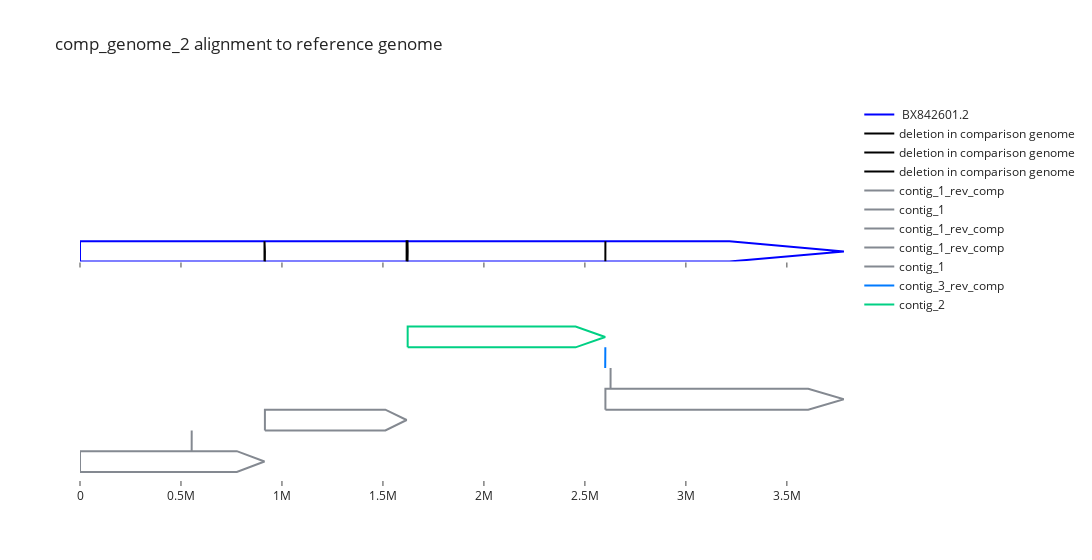

The code cell stored with this chart in its notebook:
### Code cell
figs_d[name]

### Figure 1 — Plotly figure (JSON) as saved in the notebook; plotly's stock layout.template omitted (floating-point values rounded to 4 significant figures)
{"data": [{"line": {"color": "blue"}, "mode": "lines", "name": " BX842601.2", "type": "scatter", "x": [0, 3216000.0, 3782950, 3216000.0, 0, 0], "xaxis": "x", "y": [0, 0, 0.5, 1, 1, 0], "yaxis": "y"}, {"line": {"color": "black"}, "mode": "lines", "name": "deletion in comparison genome", "text": "Gap length: 2008<br>start: 913571<br>end: 915579", "type": "scatter", "x": [913571, 915300.0, 915579, 915300.0, 913571, 913571], "xaxis": "x", "y": [0, 0, 0.5, 1, 1, 0], "yaxis": "y"}, {"line": {"color": "black"}, "mode": "lines", "name": "deletion in comparison genome", "text": "Gap length: 5206<br>start: 1617244<br>end: 1622450", "type": "scatter", "x": [1617244, 1622000.0, 1622450, 1622000.0, 1617244, 1617244], "xaxis": "x", "y": [0, 0, 0.5, 1, 1, 0], "yaxis": "y"}, {"line": {"color": "black"}, "mode": "lines", "name": "deletion in comparison genome", "text": "Gap length: 223<br>start: 2601339<br>end: 2601562", "type": "scatter", "x": [2601339, 2602000.0, 2601562, 2602000.0, 2601339, 2601339], "xaxis": "x", "y": [0, 0, 0.5, 1, 1, 0], "yaxis": "y"}, {"line": {"color": "rgba(132,137,145,1)"}, "mode": "lines", "name": "contig_1_rev_comp", "type": "scatter", "x": [1, 776500.0, 913571, 776500.0, 1, 1], "xaxis": "x2", "y": [0, 0, 0.5, 1, 1, 0], "yaxis": "y2"}, {"line": {"color": "rgba(132,137,145,1)"}, "mode": "lines", "name": "contig_1", "type": "scatter", "x": [552999, 553100.0, 553123, 553100.0, 552999, 552999], "xaxis": "x2", "y": [1, 1, 1.5, 2, 2, 1], "yaxis": "y2"}, {"line": {"color": "rgba(132,137,145,1)"}, "mode": "lines", "name": "contig_1_rev_comp", "type": "scatter", "x": [915579, 1512000.0, 1617244, 1512000.0, 915579, 915579], "xaxis": "x2", "y": [2, 2, 2.5, 3, 3, 2], "yaxis": "y2"}, {"line": {"color": "rgba(132,137,145,1)"}, "mode": "lines", "name": "contig_1_rev_comp", "type": "scatter", "x": [2601562, 3606000.0, 3782950, 3606000.0, 2601562, 2601562], "xaxis": "x2", "y": [3, 3, 3.5, 4, 4, 3], "yaxis": "y2"}, {"line": {"color": "rgba(132,137,145,1)"}, "mode": "lines", "name": "contig_1", "type": "scatter", "x": [2627084, 2627000.0, 2627208, 2627000.0, 2627084, 2627084], "xaxis": "x2", "y": [4, 4, 4.5, 5, 5, 4], "yaxis": "y2"}, {"line": {"color": "rgb(0,122,255)"}, "mode": "lines", "name": "contig_3_rev_comp", "type": "scatter", "x": [2600560, 2601000.0, 2601339, 2601000.0, 2600560, 2600560], "xaxis": "x2", "y": [5, 5, 5.5, 6, 6, 5], "yaxis": "y2"}, {"line": {"color": "rgb(0,208,132)"}, "mode": "lines", "name": "contig_2", "type": "scatter", "x": [1622450, 2454000.0, 2600557, 2454000.0, 1622450, 1622450], "xaxis": "x2", "y": [6, 6, 6.5, 7, 7, 6], "yaxis": "y2"}], "layout": {"title": {"text": "comp_genome_2 alignment to reference genome"}, "width": 1300, "xaxis": {"anchor": "y", "domain": [0, 1], "matches": "x2", "showline": false, "showticklabels": false}, "xaxis2": {"anchor": "y2", "domain": [0, 1], "showline": false}, "yaxis": {"anchor": "x", "domain": [0.575, 1], "range": [0, 8], "showline": false, "visible": false}, "yaxis2": {"anchor": "x2", "domain": [0, 0.425], "showline": false, "visible": false}}}
